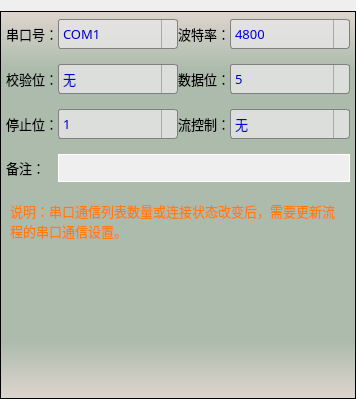
              <widget class="QWidget" name="page_3">
               <layout class="QVBoxLayout" name="verticalLayout_6">
                <property name="spacing">
                 <number>0</number>
                </property>
                <property name="leftMargin">
                 <number>0</number>
                </property>
                <property name="rightMargin">
                 <number>0</number>
                </property>
                <property name="bottomMargin">
                 <number>0</number>
                </property>
                <item>
                 <widget class="QFrame" name="frame_6">
                  <property name="sizePolicy">
                   <sizepolicy hsizetype="Preferred" vsizetype="Preferred">
                    <horstretch>0</horstretch>
                    <verstretch>0</verstretch>
                   </sizepolicy>
                  </property>
                  <property name="styleSheet">
                   <string notr="true">background-color: qlineargradient(x1:0, y1:0, x2:0, y2:1, stop:0 #dfd5cf, stop: 0.15 #acbbac, stop: 0.85 #acbbac,stop:1 #dfd5cf);
color: rgb(85, 0, 255);</string>
                  </property>
                  <property name="frameShape">
                   <enum>QFrame::StyledPanel</enum>
                  </property>
                  <property name="frameShadow">
                   <enum>QFrame::Raised</enum>
                  </property>
                  <layout class="QGridLayout" name="gridLayout_5">
                   <property name="leftMargin">
                    <number>5</number>
                   </property>
                   <property name="topMargin">
                    <number>7</number>
                   </property>
                   <property name="rightMargin">
                    <number>5</number>
                   </property>
                   <property name="bottomMargin">
                    <number>9</number>
                   </property>
                   <property name="horizontalSpacing">
                    <number>0</number>
                   </property>
                   <property name="verticalSpacing">
                    <number>15</number>
                   </property>
                   <item row="2" column="4">
                    <widget class="QComboBox" name="comboFlowControl">
                     <property name="minimumSize">
                      <size>
                       <width>120</width>
                       <height>30</height>
                      </size>
                     </property>
                     <property name="maximumSize">
                      <size>
                       <width>120</width>
                       <height>16777215</height>
                      </size>
                     </property>
                     <property name="font">
                      <font>
                       <family>微软雅黑</family>
                       <pointsize>10</pointsize>
                      </font>
                     </property>
                     <property name="styleSheet">
                      <string notr="true">QComboBox {
    border: 1px solid gray;
    border-radius: 3px;     
    color: rgb(0, 0, 200);
		background-color: rgba(230, 230, 230,210);
}
QComboBox::drop-down {
    subcontrol-origin: padding;
    subcontrol-position: top right;
    width: 15px; 
    border-left-width: 1px;
    border-left-color: darkgray;
    border-left-style: solid;
    border-top-right-radius: 3px;
    border-bottom-right-radius: 3px;
}
QComboBox::down-arrow {
    image: url(:/res/ico/down.png);
} 
QComboBox::down-arrow:on {
    top: 1px;
    left: 1px;
}</string>
                     </property>
                     <item>
                      <property name="text">
                       <string>无</string>
                      </property>
                     </item>
                     <item>
                      <property name="text">
                       <string>硬件</string>
                      </property>
                     </item>
                     <item>
                      <property name="text">
                       <string>软件</string>
                      </property>
                     </item>
                    </widget>
                   </item>
                   <item row="0" column="3">
                    <widget class="QLabel" name="label_19">
                     <property name="sizePolicy">
                      <sizepolicy hsizetype="Fixed" vsizetype="Preferred">
                       <horstretch>0</horstretch>
                       <verstretch>0</verstretch>
                      </sizepolicy>
                     </property>
                     <property name="font">
                      <font>
                       <family>微软雅黑</family>
                       <pointsize>10</pointsize>
                      </font>
                     </property>
                     <property name="styleSheet">
                      <string notr="true">background-color: rgba(0, 0, 0, 0);
color: rgb(0, 0, 0);
border:none;</string>
                     </property>
                     <property name="text">
                      <string>波特率：</string>
                     </property>
                    </widget>
                   </item>
                   <item row="1" column="3">
                    <widget class="QLabel" name="label_8">
                     <property name="font">
                      <font>
                       <family>微软雅黑</family>
                       <pointsize>10</pointsize>
                      </font>
                     </property>
                     <property name="styleSheet">
                      <string notr="true">background-color: rgba(0, 0, 0, 0);
color: rgb(0, 0, 0);
border:none;</string>
                     </property>
                     <property name="text">
                      <string>数据位：</string>
                     </property>
                    </widget>
                   </item>
                   <item row="3" column="0">
                    <widget class="QLabel" name="label_18">
                     <property name="font">
                      <font>
                       <family>微软雅黑</family>
                       <pointsize>10</pointsize>
                      </font>
                     </property>
                     <property name="styleSheet">
                      <string notr="true">background-color: rgba(0, 0, 0, 0);
color: rgb(0, 0, 0);
border:none;</string>
                     </property>
                     <property name="text">
                      <string>备注：</string>
                     </property>
                    </widget>
                   </item>
                   <item row="0" column="1">
                    <widget class="QComboBox" name="comboSerialPort">
                     <property name="minimumSize">
                      <size>
                       <width>120</width>
                       <height>30</height>
                      </size>
                     </property>
                     <property name="maximumSize">
                      <size>
                       <width>120</width>
                       <height>16777215</height>
                      </size>
                     </property>
                     <property name="font">
                      <font>
                       <family>微软雅黑</family>
                       <pointsize>10</pointsize>
                      </font>
                     </property>
                     <property name="styleSheet">
                      <string notr="true">QComboBox {
    border: 1px solid gray;
    border-radius: 3px;     
    color: rgb(0, 0, 200);
	background-color: rgba(230, 230, 230,210);
}
QComboBox::drop-down {
    subcontrol-origin: padding;
    subcontrol-position: top right;
    width: 15px; 
    border-left-width: 1px;
    border-left-color: darkgray;
    border-left-style: solid;
    border-top-right-radius: 3px;
    border-bottom-right-radius: 3px;
}
QComboBox::down-arrow {
    image: url(:/res/ico/down.png);
} 
QComboBox::down-arrow:on {
    top: 1px;
    left: 1px;
}</string>
                     </property>
                     <item>
                      <property name="text">
                       <string>COM1</string>
                      </property>
                     </item>
                     <item>
                      <property name="text">
                       <string>COM2</string>
                      </property>
                     </item>
                     <item>
                      <property name="text">
                       <string>COM3</string>
                      </property>
                     </item>
                     <item>
                      <property name="text">
                       <string>COM4</string>
                      </property>
                     </item>
                     <item>
                      <property name="text">
                       <string>COM5</string>
                      </property>
                     </item>
                     <item>
                      <property name="text">
                       <string>COM6</string>
                      </property>
                     </item>
                     <item>
                      <property name="text">
                       <string>COM7</string>
                      </property>
                     </item>
                     <item>
                      <property name="text">
                       <string>COM8</string>
                      </property>
                     </item>
                     <item>
                      <property name="text">
                       <string>COM9</string>
                      </property>
                     </item>
                    </widget>
                   </item>
                   <item row="3" column="1" colspan="4">
                    <widget class="QLineEdit" name="txtSPRemark">
                     <property name="minimumSize">
                      <size>
                       <width>0</width>
                       <height>28</height>
                      </size>
                     </property>
                     <property name="font">
                      <font>
                       <family>微软雅黑</family>
                       <pointsize>10</pointsize>
                      </font>
                     </property>
                     <property name="styleSheet">
                      <string notr="true">border: 1px solid white ;
background-color: rgb(239, 239, 239);
color: rgb(0, 0, 200);</string>
                     </property>
                    </widget>
                   </item>
                   <item row="0" column="0">
                    <widget class="QLabel" name="label_6">
                     <property name="sizePolicy">
                      <sizepolicy hsizetype="Fixed" vsizetype="Preferred">
                       <horstretch>0</horstretch>
                       <verstretch>0</verstretch>
                      </sizepolicy>
                     </property>
                     <property name="font">
                      <font>
                       <family>微软雅黑</family>
                       <pointsize>10</pointsize>
                      </font>
                     </property>
                     <property name="styleSheet">
                      <string notr="true">color: rgb(0, 0, 0);
background-color: rgba(0, 0, 0, 0);
border:none;</string>
                     </property>
                     <property name="text">
                      <string>串口号：</string>
                     </property>
                    </widget>
                   </item>
                   <item row="2" column="0">
                    <widget class="QLabel" name="label_9">
                     <property name="font">
                      <font>
                       <family>微软雅黑</family>
                       <pointsize>10</pointsize>
                      </font>
                     </property>
                     <property name="styleSheet">
                      <string notr="true">background-color: rgba(0, 0, 0, 0);
color: rgb(0, 0, 0);
border:none;</string>
                     </property>
                     <property name="text">
                      <string>停止位：</string>
                     </property>
                    </widget>
                   </item>
                   <item row="1" column="1">
                    <widget class="QComboBox" name="comboCheckDigit">
                     <property name="minimumSize">
                      <size>
                       <width>120</width>
                       <height>30</height>
                      </size>
                     </property>
                     <property name="maximumSize">
                      <size>
                       <width>120</width>
                       <height>16777215</height>
                      </size>
                     </property>
                     <property name="font">
                      <font>
                       <family>微软雅黑</family>
                       <pointsize>10</pointsize>
                      </font>
                     </property>
                     <property name="styleSheet">
                      <string notr="true">QComboBox {
    border: 1px solid gray;
    border-radius: 3px;     
    color: rgb(0, 0, 200);
	background-color: rgba(230, 230, 230,210);
}
QComboBox::drop-down {
    subcontrol-origin: padding;
    subcontrol-position: top right;
    width: 15px; 
    border-left-width: 1px;
    border-left-color: darkgray;
    border-left-style: solid;
    border-top-right-radius: 3px;
    border-bottom-right-radius: 3px;
}
QComboBox::down-arrow {
    image: url(:/res/ico/down.png);
} 
QComboBox::down-arrow:on {
    top: 1px;
    left: 1px;
}</string>
                     </property>
                     <item>
                      <property name="text">
                       <string>无</string>
                      </property>
                     </item>
                     <item>
                      <property name="text">
                       <string>奇</string>
                      </property>
                     </item>
                     <item>
                      <property name="text">
                       <string>偶</string>
                      </property>
                     </item>
                     <item>
                      <property name="text">
                       <string>标志</string>
                      </property>
                     </item>
                     <item>
                      <property name="text">
                       <string>空格</string>
                      </property>
                     </item>
                    </widget>
                   </item>
                   <item row="1" column="0">
                    <widget class="QLabel" name="label_21">
                     <property name="font">
                      <font>
                       <family>微软雅黑</family>
                       <pointsize>10</pointsize>
                      </font>
                     </property>
                     <property name="styleSheet">
                      <string notr="true">background-color: rgba(0, 0, 0, 0);
color: rgb(0, 0, 0);
border:none;</string>
                     </property>
                     <property name="text">
                      <string>校验位：</string>
                     </property>
                    </widget>
                   </item>
                   <item row="2" column="1">
                    <widget class="QComboBox" name="comboStopBit">
                     <property name="minimumSize">
                      <size>
                       <width>120</width>
                       <height>30</height>
                      </size>
                     </property>
                     <property name="maximumSize">
                      <size>
                       <width>120</width>
                       <height>16777215</height>
                      </size>
                     </property>
                     <property name="font">
                      <font>
                       <family>微软雅黑</family>
                       <pointsize>10</pointsize>
                      </font>
                     </property>
                     <property name="styleSheet">
                      <string notr="true">QComboBox {
    border: 1px solid gray;
    border-radius: 3px;     
    color: rgb(0, 0, 200);
	background-color: rgba(230, 230, 230,210);
}
QComboBox::drop-down {
    subcontrol-origin: padding;
    subcontrol-position: top right;
    width: 15px; 
    border-left-width: 1px;
    border-left-color: darkgray;
    border-left-style: solid;
    border-top-right-radius: 3px;
    border-bottom-right-radius: 3px;
}
QComboBox::down-arrow {
    image: url(:/res/ico/down.png);
} 
QComboBox::down-arrow:on {
    top: 1px;
    left: 1px;
}</string>
                     </property>
                     <item>
                      <property name="text">
                       <string>1</string>
                      </property>
                     </item>
                     <item>
                      <property name="text">
                       <string>1.5</string>
                      </property>
                     </item>
                     <item>
                      <property name="text">
                       <string>2</string>
                      </property>
                     </item>
                    </widget>
                   </item>
                   <item row="0" column="4">
                    <widget class="QComboBox" name="comboBaudRate">
                     <property name="minimumSize">
                      <size>
                       <width>120</width>
                       <height>30</height>
                      </size>
                     </property>
                     <property name="maximumSize">
                      <size>
                       <width>120</width>
                       <height>16777215</height>
                      </size>
                     </property>
                     <property name="font">
                      <font>
                       <family>微软雅黑</family>
                       <pointsize>10</pointsize>
                      </font>
                     </property>
                     <property name="styleSheet">
                      <string notr="true">QComboBox {
    border: 1px solid gray;
    border-radius: 3px;     
    color: rgb(0, 0, 200);
	background-color: rgba(230, 230, 230,210);
}
QComboBox::drop-down {
    subcontrol-origin: padding;
    subcontrol-position: top right;
    width: 15px; 
    border-left-width: 1px;
    border-left-color: darkgray;
    border-left-style: solid;
    border-top-right-radius: 3px;
    border-bottom-right-radius: 3px;
}
QComboBox::down-arrow {
    image: url(:/res/ico/down.png);
} 
QComboBox::down-arrow:on {
    top: 1px;
    left: 1px;
}</string>
                     </property>
                     <property name="currentText">
                      <string>4800</string>
                     </property>
                     <item>
                      <property name="text">
                       <string>4800</string>
                      </property>
                     </item>
                     <item>
                      <property name="text">
                       <string>9600</string>
                      </property>
                     </item>
                     <item>
                      <property name="text">
                       <string>14400</string>
                      </property>
                     </item>
                     <item>
                      <property name="text">
                       <string>19200</string>
                      </property>
                     </item>
                     <item>
                      <property name="text">
                       <string>38400</string>
                      </property>
                     </item>
                     <item>
                      <property name="text">
                       <string>57600</string>
                      </property>
                     </item>
                     <item>
                      <property name="text">
                       <string>115200</string>
                      </property>
                     </item>
                     <item>
                      <property name="text">
                       <string>128000</string>
                      </property>
                     </item>
                     <item>
                      <property name="text">
                       <string>230400</string>
                      </property>
                     </item>
                     <item>
                      <property name="text">
                       <string>256000</string>
                      </property>
                     </item>
                    </widget>
                   </item>
                   <item row="1" column="4">
                    <widget class="QComboBox" name="comboDataBits">
                     <property name="minimumSize">
                      <size>
                       <width>120</width>
                       <height>30</height>
                      </size>
                     </property>
                     <property name="maximumSize">
                      <size>
                       <width>120</width>
                       <height>16777215</height>
                      </size>
                     </property>
                     <property name="font">
                      <font>
                       <family>微软雅黑</family>
                       <pointsize>10</pointsize>
                      </font>
                     </property>
                     <property name="styleSheet">
                      <string notr="true">QComboBox {
    border: 1px solid gray;
    border-radius: 3px;     
    color: rgb(0, 0, 200);
		background-color: rgba(230, 230, 230,210);
}
QComboBox::drop-down {
    subcontrol-origin: padding;
    subcontrol-position: top right;
    width: 15px; 
    border-left-width: 1px;
    border-left-color: darkgray;
    border-left-style: solid;
    border-top-right-radius: 3px;
    border-bottom-right-radius: 3px;
}
QComboBox::down-arrow {
    image: url(:/res/ico/down.png);
} 
QComboBox::down-arrow:on {
    top: 1px;
    left: 1px;
}</string>
                     </property>
                     <property name="currentText">
                      <string>5</string>
                     </property>
                     <item>
                      <property name="text">
                       <string>5</string>
                      </property>
                     </item>
                     <item>
                      <property name="text">
                       <string>6</string>
                      </property>
                     </item>
                     <item>
                      <property name="text">
                       <string>7</string>
                      </property>
                     </item>
                     <item>
                      <property name="text">
                       <string>8</string>
                      </property>
                     </item>
                    </widget>
                   </item>
                   <item row="2" column="3">
                    <widget class="QLabel" name="label_7">
                     <property name="font">
                      <font>
                       <family>微软雅黑</family>
                       <pointsize>10</pointsize>
                      </font>
                     </property>
                     <property name="styleSheet">
                      <string notr="true">background-color: rgba(0, 0, 0, 0);
color: rgb(0, 0, 0);
border:none;</string>
                     </property>
                     <property name="text">
                      <string>流控制：</string>
                     </property>
                    </widget>
                   </item>
                   <item row="4" column="0" colspan="5">
                    <widget class="QPlainTextEdit" name="plainTextEdit_2">
                     <property name="font">
                      <font>
                       <family>微软雅黑</family>
                       <pointsize>10</pointsize>
                      </font>
                     </property>
                     <property name="styleSheet">
                      <string notr="true">background-color: rgba(0, 0, 0, 0);
color: rgb(255, 122, 15);
border:none;</string>
                     </property>
                     <property name="readOnly">
                      <bool>true</bool>
                     </property>
                     <property name="plainText">
                      <string>说明：串口通信列表数量或连接状态改变后，需要更新流程的串口通信设置。</string>
                     </property>
                    </widget>
                   </item>
                  </layout>
                 </widget>
                </item>
               </layout>
              </widget>
